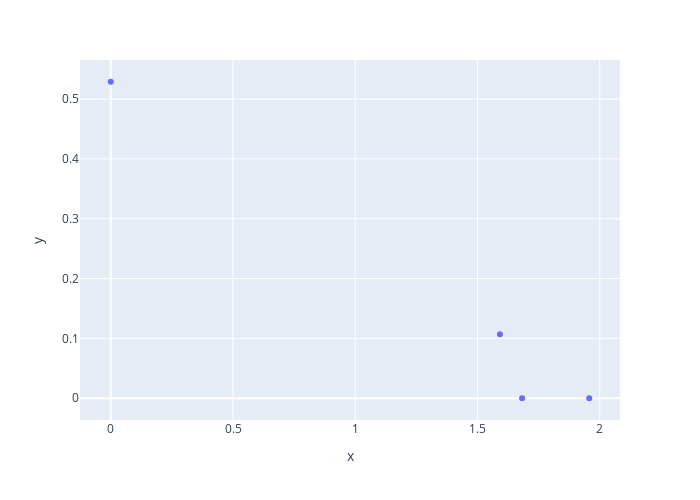

This figure's notebook cell:
### Markdown cell above
## Parte 3

### Code cell
# Visualizar las dos dimensiones reducidas
plt.scatter(codificado_2dim[:, 0], codificado_2dim[:, 1])
plt.xlabel('Dimensión 1')
plt.ylabel('Dimensión 2')
plt.xlim(-1, 1)  # Ajusta los límites del eje X
plt.ylim(-1, 1)  # Ajusta los límites del eje Y
plt.title('Visualización de las dos dimensiones reducidas')
plt.grid(True)
plt.show()

# También puedes usar Plotly Express para una visualización interactiva
fig = px.scatter(x=codificado_2dim[:, 0], y=codificado_2dim[:, 1], width=700, height=500)
fig.show()

### Figure 1 — Plotly figure (JSON) as saved in the notebook; plotly's stock layout.template omitted (floating-point values rounded to 4 significant figures)
{"data": [{"hovertemplate": "x=%{x}<br>y=%{y}<extra></extra>", "legendgroup": "", "marker": {"color": "#636efa", "symbol": "circle"}, "mode": "markers", "name": "", "orientation": "v", "showlegend": false, "type": "scatter", "x": [1.957, 1.683, 1.592, 0], "xaxis": "x", "y": [0, 0, 0.1068, 0.5288], "yaxis": "y"}], "layout": {"height": 500, "legend": {"tracegroupgap": 0}, "margin": {"t": 60}, "width": 700, "xaxis": {"anchor": "y", "domain": [0, 1], "title": {"text": "x"}}, "yaxis": {"anchor": "x", "domain": [0, 1], "title": {"text": "y"}}}}
